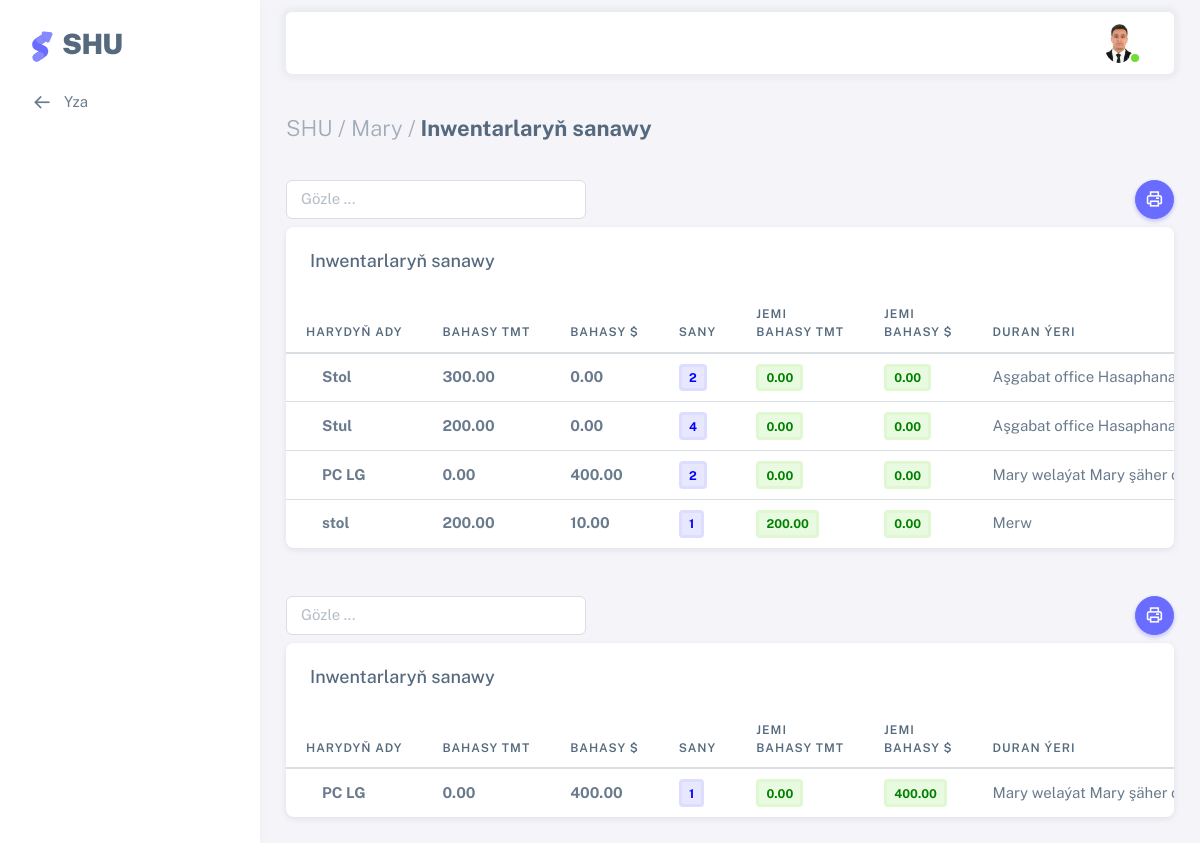
The app's page /inwentar_sanaw/ (signed in) with its own data.
### users/models.py (models this page shows, shortened)
class AllUsers(AbstractUser):
    username = models.CharField(max_length=100, unique=True)
    office = models.ForeignKey(Office, on_delete=models.CASCADE, null=True)
    sehs = models.ForeignKey(Sehler, related_name='user_sehs', on_delete=models.CASCADE, null=True, blank=True)
    bolum = models.ForeignKey(Bolum, on_delete=models.CASCADE,null=True)
    wez = models.ForeignKey(Wez, on_delete=models.CASCADE, null=True)
    first_name = models.CharField(max_length=100)
    last_name = models.CharField(max_length=100)
    middle_name = models.CharField(max_length=100, null=True, blank=True)
    birth_date = models.DateField("Doglan senesi", default=timezone.now)
    tel = models.CharField("Telefon belgisi", max_length=12, null=True, blank=True)
    email = models.EmailField(unique=True)
    address = models.TextField(null=True, blank=True)
    user_code = models.CharField(max_length=12, unique=True, default=random_string, null=True, blank=True)
    image = models.ImageField(default='default.png', upload_to='profile_pics')

class Office(models.Model):
    name = models.CharField("Edara-kärhananyň ady", max_length=1000, null=True, blank=True)
    tel = models.CharField("Telefon belgisi", null=True, blank=True, max_length=12)
    reg_num = models.CharField("reg nomer", max_length=100, null=True, blank=True,)
    ind_num = models.CharField("indeks nomer", max_length=100, null=True, blank=True,)
    kpp_num = models.CharField(max_length=100, null=True, blank=True)
    address = models.TextField("Salgysy", null=True, blank=True)
    description = models.TextField("Gysga beyany", null=True, blank=True)
    slug = models.SlugField(max_length=300, unique=True, db_index=True, verbose_name="URL")
    def __str__(self):
        return self.name
    class Meta:
        verbose_name = 'Edara-kärhana'
        verbose_name_plural = 'Edara-kärhanalar'

### shu/models.py (models this page shows, shortened)
class Inwentar(models.Model):
    harydyn_ady = models.CharField("Harydyň ady", max_length=500, blank=True,null=True)
    bahasy_m = models.DecimalField("Bahasy TMT",default=0,max_digits=10, decimal_places=2, null=True, blank=True)
    bahasy_d = models.DecimalField("Bahasy $",default=0,max_digits=10, decimal_places=2, null=True, blank=True)
    sany = models.IntegerField("Sany", null=True, blank=True, default=None)
    j_bahasy_m = models.DecimalField("Jemi bahasy TMT",default=0,max_digits=10, decimal_places=2, null=True, blank=True)
    j_bahasy_d = models.DecimalField("Jemi bahasy $",default=0,max_digits=10, decimal_places=2, null=True, blank=True)
    nirde_dur = models.CharField("Haryt nirde dur", max_length=1000, blank=True,null=True)
    bellik = models.CharField("Bellik",max_length=1000, blank=True, null=True)
    sene = models.DateField("Senesi", default=timezone.now, null=True, blank=True)
    class Meta:
        verbose_name = 'Inwentar'
        verbose_name_plural = 'Inwentarlar'

class Inwen_spisat(models.Model):
    inwent = models.ForeignKey(Inwentar, on_delete=models.CASCADE,null=True, blank=True)
    harydyn_ady = models.CharField("Harydyň ady", max_length=500, blank=True,null=True)
    bahasy_m = models.DecimalField("Bahasy TMT",default=0,max_digits=10, decimal_places=2, null=True, blank=True)
    bahasy_d = models.DecimalField("Bahasy $",default=0,max_digits=10, decimal_places=2, null=True, blank=True)
    sany = models.IntegerField("Sany", null=True, blank=True, default=None)
    j_bahasy_m = models.DecimalField("Jemi bahasy TMT",default=0,max_digits=10, decimal_places=2, null=True, blank=True)
    j_bahasy_d = models.DecimalField("Jemi bahasy $",default=0,max_digits=10, decimal_places=2, null=True, blank=True)
    nirde_dur = models.CharField("Haryt ozal nirde duran", max_length=1000, blank=True,null=True)
    bellik = models.CharField("Bellik",max_length=1000, blank=True, null=True)
    sene = models.DateField("Senesi", default=timezone.now, null=True, blank=True)
    class Meta:
        verbose_name = 'Spisat edilen inwentar'
        verbose_name_plural = 'Spisat edilen inwentarlar'

### shu/views.py (the view)
# urls.py: path('inwentar_sanaw/', views.Inwentar_sanaw, name='inwentar'),
@login_required(login_url='login')
def Inwentar_sanaw(request):
    page_title = _('Inwentarlaryň sanawy')
    inwen = Inwentar.objects.all()
    spi=Inwen_spisat.objects.all()
    if request.method == 'POST':
        form = InwentarForm(request.POST, request.FILES)
        if form.is_valid():
            harydyn_ady = form.cleaned_data['harydyn_ady']
            bahasy_m = form.cleaned_data['bahasy_m']
            bahasy_d = form.cleaned_data['bahasy_d']
            sany = form.cleaned_data['sany']
            nirde_dur = form.cleaned_data['nirde_dur']
            bellik = form.cleaned_data['bellik']
            if bahasy_m is not None:
                obj = Inwentar.objects.create(harydyn_ady=harydyn_ady,bahasy_m=bahasy_m,bahasy_d=bahasy_d,
                                              sany=sany,nirde_dur=nirde_dur,bellik=bellik,
                                              j_bahasy_m=sany*bahasy_m)
                obj.save()
            elif bahasy_d is not None:
                obj = Inwentar.objects.create(harydyn_ady=harydyn_ady,bahasy_m=bahasy_m,bahasy_d=bahasy_d,
                                              sany=sany,nirde_dur=nirde_dur,bellik=bellik,
                                              j_bahasy_d=sany*bahasy_d)
                obj.save()
            messages.success(request, 'Täze inwentar girizildi!')
            return redirect('inwentar')
        else:
            messages.error(request, 'Ýalňyşlyk: inwentar girizilmedi!')
    else:
        form = InwentarForm()
    paginator = Paginator(inwen, 10)
    page = request.GET.get('page')
    try:
        myuser = paginator.get_page(page)
    except PageNotAnInteger:
        myuser = paginator.page(1)
    except EmptyPage:
        myuser = paginator.page(paginator.num_pages)
    context = {'title': page_title,'myuser':myuser,'form':form,'spi':spi}
    return render(request, 'shu/inwentar.html', context)

### shu/templates/shu/inwentar.html (shortened to what this page needs)
{% extends 'shu/base.html' %}
{% load i18n %}
{% load crispy_forms_tags %}
{% load static %}
{% block menu %}
<li class="menu-item">
  <a href="{% url 'dashboard' %}" class="menu-link">
    <i class="menu-icon tf-icons bx bx-arrow-back"></i>
    <div>Yza</div>
  </a>
</li>
{% endblock menu %}
{% block content %}
<div class="content-wrapper">
  <div class="container-xxl flex-grow-1 container-p-y">
      <h4 class="fw-bold py-3 mb-4"><span class="text-muted fw-light">SHU / {{ user.office|default_if_none:"" }} /</span> {{ title }}</h4>
    <a><button style="float:right;" onclick="printData()" class="btn rounded-pill btn-icon btn-primary"> <i class="tf-icons bx bx-printer"></i></button>
    <input class="form-control mb-2" style="width:300px;" id='myInput' onkeyup='myFunction()' type='text' placeholder="Gözle ..."></a>
    <div class="card" id="printTable">
      <h5 class="card-header">Inwentarlaryň sanawy</h5>
      <div class="table-responsive text-nowrap">
        <table class="table table-hover" id="myTable">
          <thead>
            <tr>
              <th>Harydyň ady</th>
              <th>Bahasy TMT</th>
              <th>Bahasy $</th>
              <th>Sany</th>
              <th>Jemi<br>bahasy TMT</th>
              <th>Jemi<br>bahasy $</th>
              <th>Duran ýeri</th>
            </tr>
          </thead>
          <tbody class="table-border-bottom-0">
            {% for deg in myuser %}
            <tr>
              <td> <strong>{{deg.harydyn_ady|wordwrap:16|default_if_none:""}}</strong></td>
              <td><strong>{{deg.bahasy_m|floatformat:2|default_if_none:""}}</strong></td>
              <td><strong>{{deg.bahasy_d|floatformat:2|default_if_none:""}}</strong></td>
              <td><span class="badge bg-label-primary border-light-primary me-1"><strong style="color:Blue;">{{deg.sany|default_if_none:""}}</strong></span></td>
              <td><span class="badge bg-label-success border-light-success me-1"><strong style="color:Green;">{{deg.j_bahasy_m|floatformat:2|default_if_none:""}}</strong></span></td>
              <td><span class="badge bg-label-success border-light-success me-1"><strong style="color:Green;">{{deg.j_bahasy_d|floatformat:2|default_if_none:""}}</strong></span></td>
              <td>{{deg.nirde_dur|wordwrap:30|default_if_none:""}}</td>
            </tr>
            {% endfor %}
          </tbody>
        </table>
      </div>
    </div>
    <a><button style="float:right;" onclick="printData()" class="btn rounded-pill btn-icon btn-primary"> <i class="tf-icons bx bx-printer"></i></button>
    <input class="form-control mb-2 mt-5" style="width:300px;" id='myInput' onkeyup='myFunction()' type='text' placeholder="Gözle ..."></a>
    <div class="card" id="printTable">
      <h5 class="card-header">Inwentarlaryň sanawy</h5>
      <div class="table-responsive text-nowrap">
        <table class="table table-hover" id="myTable">
          <thead>
            <tr>
              <th>Harydyň ady</th>
              <th>Bahasy TMT</th>
              <th>Bahasy $</th>
              <th>Sany</th>
              <th>Jemi<br>bahasy TMT</th>
              <th>Jemi<br>bahasy $</th>
              <th>Duran ýeri</th>
            </tr>
          </thead>
          <tbody class="table-border-bottom-0">
            {% for deg in spi %}
            <tr>
              <td> <strong>{{deg.harydyn_ady|wordwrap:16|default_if_none:""}}</strong></td>
              <td><strong>{{deg.bahasy_m|floatformat:2|default_if_none:""}}</strong></td>
              <td><strong>{{deg.bahasy_d|floatformat:2|default_if_none:""}}</strong></td>
              <td><span class="badge bg-label-primary border-light-primary me-1"><strong style="color:Blue;">{{deg.sany|default_if_none:""}}</strong></span></td>
              <td><span class="badge bg-label-success border-light-success me-1"><strong style="color:Green;">{{deg.j_bahasy_m|floatformat:2|default_if_none:""}}</strong></span></td>
              <td><span class="badge bg-label-success border-light-success me-1"><strong style="color:Green;">{{deg.j_bahasy_d|floatformat:2|default_if_none:""}}</strong></span></td>
              <td>{{deg.nirde_dur|wordwrap:30|default_if_none:""}}</td>
            </tr>
            {% endfor %}
          </tbody>
        </table>
      </div>
    </div>
  </div>
</div>
{% endblock content %}

### templates/include/header.html (shortened to what this page needs)
	{% load static i18n %}
	{% load crispy_forms_tags %}
		<nav class="layout-navbar container-xxl navbar navbar-expand-xl navbar-detached align-items-center bg-navbar-theme" id="layout-navbar">
		  <div class="navbar-nav-right d-flex align-items-center" id="navbar-collapse">
			<ul class="navbar-nav flex-row align-items-center ms-auto">
			  <li class="nav-item navbar-dropdown dropdown-user dropdown">
				<a class="nav-link dropdown-toggle hide-arrow" href="javascript:void(0);" data-bs-toggle="dropdown">
				  <div class="avatar avatar-online">
					<img src="{{ user.image.url }}" onerror="this.onerror=null;this.src='{% static 'assets/img/avatars/default.png' %}'" alt class="w-px-30 h-auto rounded-circle" />
				  </div>
				</a>
			  </li>
			</ul>
		  </div>
		</nav>

### records on screen
AllUsers: image (picture), office "Mary"
Inwentar: harydyn_ady "Stol", bahasy_m "300.00", bahasy_d "0.00", sany "2", j_bahasy_m "0.00", j_bahasy_d "0.00", nirde_dur "Aşgabat office…"
Inwentar: harydyn_ady "Stul", bahasy_m "200.00", bahasy_d "0.00", sany "4", j_bahasy_m "0.00", j_bahasy_d "0.00", nirde_dur "Aşgabat office…"
Inwentar: harydyn_ady "PC LG", bahasy_m "0.00", bahasy_d "400.00", sany "2", j_bahasy_m "0.00", j_bahasy_d "0.00", nirde_dur "Mary welaýat Mary şäher…"
Inwentar: harydyn_ady "stol", bahasy_m "200.00", bahasy_d "10.00", sany "1", j_bahasy_m "200.00", j_bahasy_d "0.00", nirde_dur "Merw"
Inwen_spisat: harydyn_ady "PC LG", bahasy_m "0.00", bahasy_d "400.00", sany "1", j_bahasy_m "0.00", j_bahasy_d "400.00", nirde_dur "Mary welaýat Mary şäher…"

### other values on screen
{{ title }} "Inwentarlaryň sanawy"
